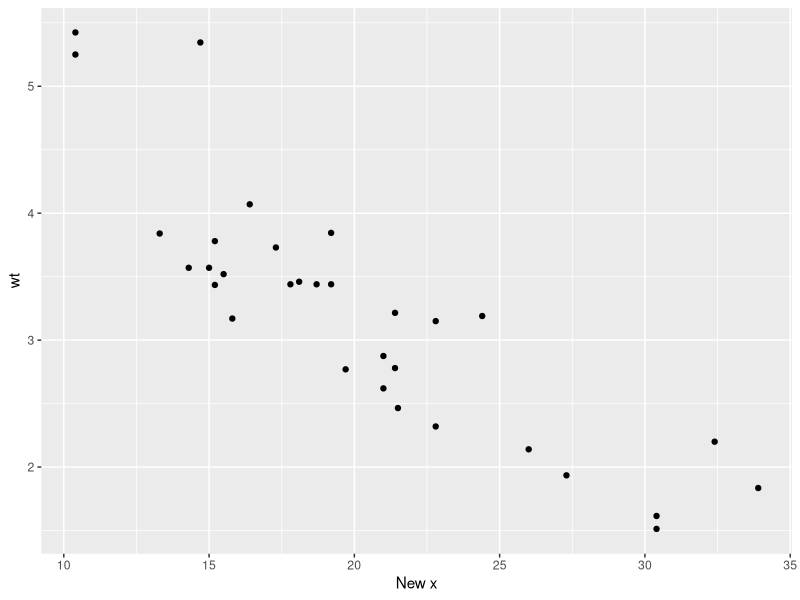
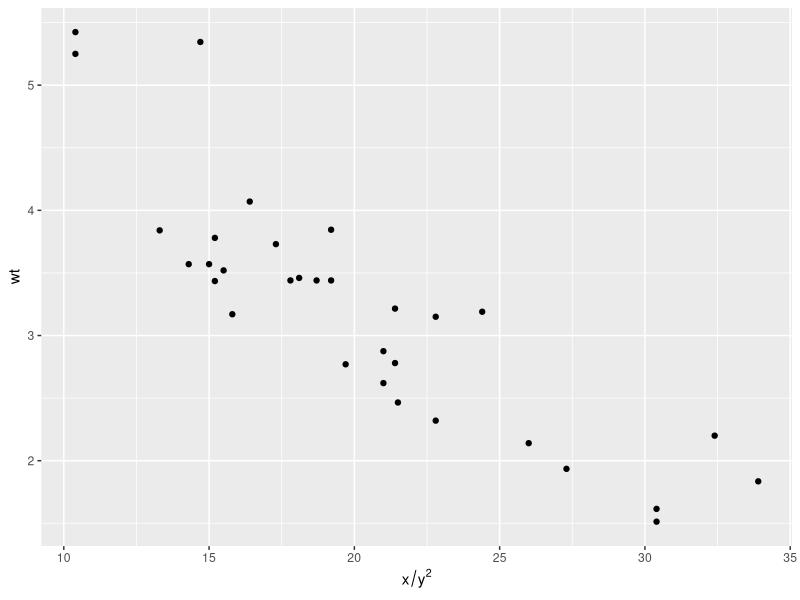
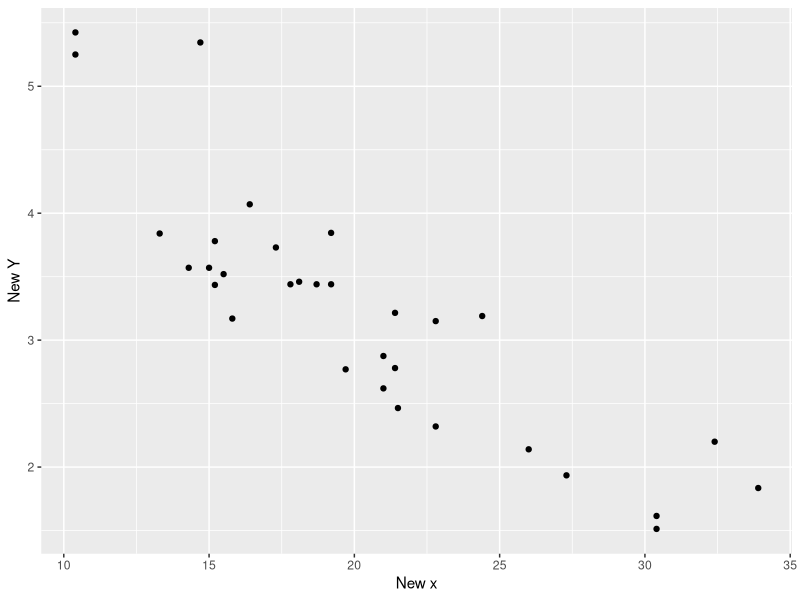
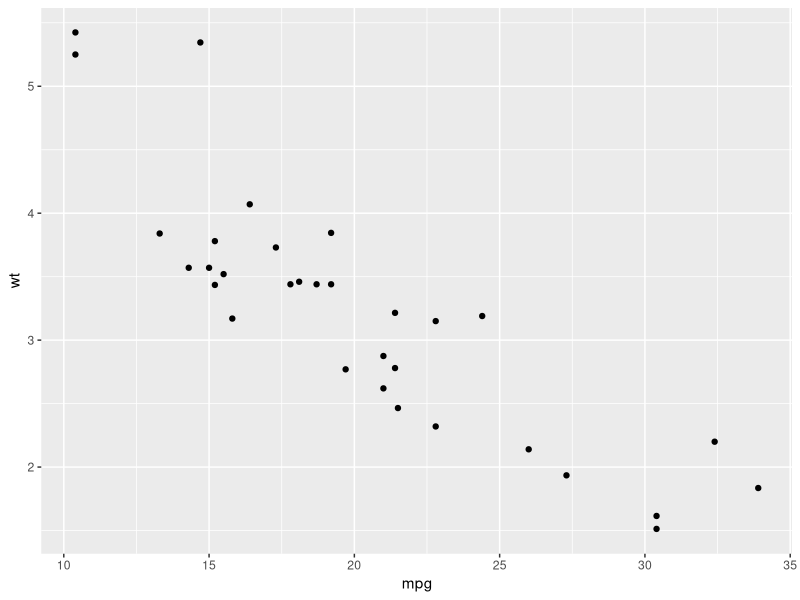

Source code (R) for these figures, in order:
# r2py crawler metadata
# package: ggplot2
# source_type: rd_example
# topic: update_labels.Rd
# source_file: C:\Users\bened\AppData\Local\R\win-library\4.5\ggplot2\help
# lines: 6

suppressPackageStartupMessages(library(ggplot2))
p <- ggplot(mtcars, aes(mpg, wt)) + geom_point()
update_labels(p, list(x = "New x"))
update_labels(p, list(x = expression(x / y ^ 2)))
update_labels(p, list(x = "New x", y = "New Y"))
update_labels(p, list(colour = "Fail silently"))
